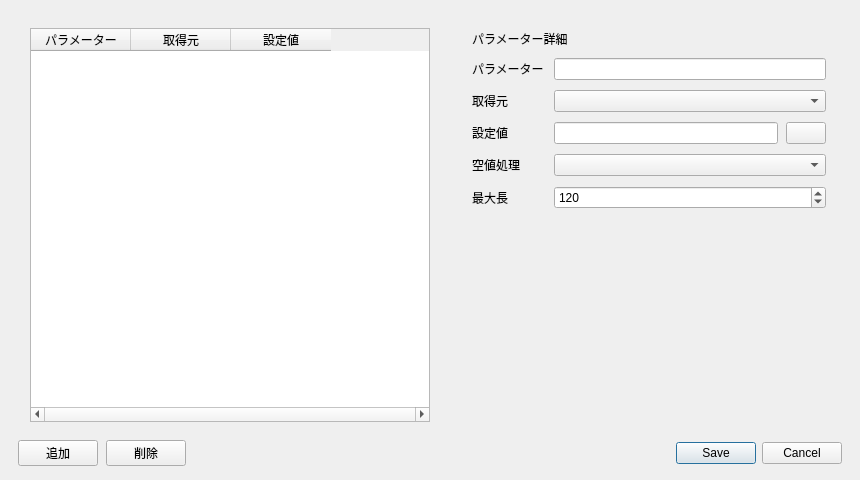
<?xml version="1.0" encoding="UTF-8"?>
<ui version="4.0">
 <class>MultiPathParametersForm</class>
 <widget class="QDialog" name="MultiPathParametersForm">
  <property name="geometry"><rect><x>0</x><y>0</y><width>860</width><height>480</height></rect></property>
  <property name="minimumSize"><size><width>860</width><height>480</height></size></property>
  <property name="windowTitle"><string>多段パスパラメーター設定</string></property>
  <layout class="QVBoxLayout" name="rootLayout">
   <property name="leftMargin"><number>18</number></property>
   <property name="topMargin"><number>16</number></property>
   <property name="rightMargin"><number>18</number></property>
   <property name="bottomMargin"><number>14</number></property>
   <item>
    <layout class="QHBoxLayout" name="contentLayout" stretch="11,10">
     <property name="spacing"><number>14</number></property>
     <item>
      <widget class="QFrame" name="parameterCard">
       <property name="card" stdset="0"><bool>true</bool></property>
       <property name="minimumSize"><size><width>420</width><height>0</height></size></property>
       <layout class="QVBoxLayout" name="parameterCardLayout">
        <property name="leftMargin"><number>12</number></property>
        <property name="topMargin"><number>12</number></property>
        <property name="rightMargin"><number>12</number></property>
        <property name="bottomMargin"><number>12</number></property>
        <property name="spacing"><number>10</number></property>
        <item>
         <widget class="QTableWidget" name="parameterTable">
          <property name="horizontalScrollBarPolicy"><enum>Qt::ScrollBarAlwaysOn</enum></property>
          <property name="horizontalScrollMode"><enum>QAbstractItemView::ScrollPerPixel</enum></property>
          <property name="selectionBehavior"><enum>QAbstractItemView::SelectRows</enum></property>
          <property name="selectionMode"><enum>QAbstractItemView::SingleSelection</enum></property>
          <property name="editTriggers"><set>QAbstractItemView::NoEditTriggers</set></property>
          <attribute name="verticalHeaderVisible"><bool>false</bool></attribute>
          <column><property name="text"><string>パラメーター</string></property></column>
          <column><property name="text"><string>取得元</string></property></column>
          <column><property name="text"><string>設定値</string></property></column>
         </widget>
        </item>
       </layout>
      </widget>
     </item>
     <item>
      <widget class="QFrame" name="detailCard">
       <property name="card" stdset="0"><bool>true</bool></property>
       <property name="minimumSize"><size><width>380</width><height>0</height></size></property>
       <layout class="QVBoxLayout" name="detailLayout">
        <property name="leftMargin"><number>16</number></property>
        <property name="topMargin"><number>14</number></property>
        <property name="rightMargin"><number>16</number></property>
        <property name="bottomMargin"><number>14</number></property>
        <property name="spacing"><number>10</number></property>
        <item><widget class="QLabel" name="detailTitle"><property name="text"><string>パラメーター詳細</string></property><property name="cardTitle" stdset="0"><bool>true</bool></property></widget></item>
        <item>
         <layout class="QFormLayout" name="detailForm">
          <property name="fieldGrowthPolicy"><enum>QFormLayout::AllNonFixedFieldsGrow</enum></property>
          <item row="0" column="0"><widget class="QLabel" name="numberLabel"><property name="text"><string>パラメーター</string></property></widget></item>
          <item row="0" column="1"><widget class="QLineEdit" name="numberEdit"><property name="readOnly"><bool>true</bool></property></widget></item>
          <item row="1" column="0"><widget class="QLabel" name="sourceLabel"><property name="text"><string>取得元</string></property></widget></item>
          <item row="1" column="1"><widget class="QComboBox" name="sourceCombo"/></item>
          <item row="2" column="0"><widget class="QLabel" name="valueLabel"><property name="text"><string>設定値</string></property></widget></item>
          <item row="2" column="1">
           <widget class="QWidget" name="valueHost" native="true">
            <property name="formHost" stdset="0"><bool>true</bool></property>
            <layout class="QHBoxLayout" name="valueLayout">
             <property name="spacing"><number>8</number></property>
             <property name="leftMargin"><number>0</number></property><property name="topMargin"><number>0</number></property><property name="rightMargin"><number>0</number></property><property name="bottomMargin"><number>0</number></property>
             <item><widget class="QLineEdit" name="valueEdit"/></item>
             <item><widget class="QPushButton" name="dataButton"><property name="text"><string/></property><property name="toolTip"><string>データ構造から選択</string></property><property name="dataReferenceButton" stdset="0"><bool>true</bool></property></widget></item>
            </layout>
           </widget>
          </item>
          <item row="3" column="0"><widget class="QLabel" name="emptyLabel"><property name="text"><string>空値処理</string></property></widget></item>
          <item row="3" column="1"><widget class="QComboBox" name="emptyCombo"/></item>
          <item row="4" column="0"><widget class="QLabel" name="lengthLabel"><property name="text"><string>最大長</string></property></widget></item>
          <item row="4" column="1"><widget class="QSpinBox" name="lengthSpin"><property name="minimum"><number>1</number></property><property name="maximum"><number>10000</number></property><property name="value"><number>120</number></property></widget></item>
         </layout>
        </item>
        <item><spacer name="detailStretch"><property name="orientation"><enum>Qt::Vertical</enum></property><property name="sizeHint" stdset="0"><size><width>20</width><height>40</height></size></property></spacer></item>
       </layout>
      </widget>
     </item>
    </layout>
   </item>
   <item>
   <layout class="QHBoxLayout" name="actionLayout">
     <property name="spacing"><number>8</number></property>
     <item><widget class="QPushButton" name="addButton"><property name="text"><string>追加</string></property></widget></item>
     <item><widget class="QPushButton" name="deleteButton"><property name="text"><string>削除</string></property></widget></item>
     <item><spacer name="actionStretch"><property name="orientation"><enum>Qt::Horizontal</enum></property><property name="sizeHint" stdset="0"><size><width>40</width><height>20</height></size></property></spacer></item>
     <item><widget class="QDialogButtonBox" name="buttonBox"><property name="standardButtons"><set>QDialogButtonBox::Cancel|QDialogButtonBox::Save</set></property></widget></item>
    </layout>
   </item>
  </layout>
 </widget>
 <resources/>
 <connections/>
</ui>
